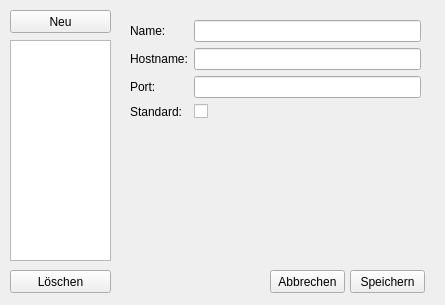
<?xml version="1.0" encoding="UTF-8"?>
<ui version="4.0">
 <class>LoginManageServersWindow</class>
 <widget class="QWidget" name="LoginManageServersWindow">
  <property name="geometry">
   <rect>
    <x>0</x>
    <y>0</y>
    <width>445</width>
    <height>305</height>
   </rect>
  </property>
  <property name="windowTitle">
   <string>Form</string>
  </property>
  <widget class="QPushButton" name="pushAddServer">
   <property name="geometry">
    <rect>
     <x>10</x>
     <y>10</y>
     <width>101</width>
     <height>23</height>
    </rect>
   </property>
   <property name="text">
    <string>Neu</string>
   </property>
  </widget>
  <widget class="QListWidget" name="listConnections">
   <property name="geometry">
    <rect>
     <x>10</x>
     <y>40</y>
     <width>101</width>
     <height>221</height>
    </rect>
   </property>
   <property name="iconSize">
    <size>
     <width>100</width>
     <height>100</height>
    </size>
   </property>
  </widget>
  <widget class="QPushButton" name="pushDeleteConnection">
   <property name="geometry">
    <rect>
     <x>10</x>
     <y>270</y>
     <width>101</width>
     <height>23</height>
    </rect>
   </property>
   <property name="text">
    <string>Löschen</string>
   </property>
  </widget>
  <widget class="QWidget" name="widgetEditConnection" native="true">
   <property name="geometry">
    <rect>
     <x>120</x>
     <y>10</y>
     <width>311</width>
     <height>291</height>
    </rect>
   </property>
   <widget class="QWidget" name="formLayoutWidget">
    <property name="geometry">
     <rect>
      <x>10</x>
      <y>10</y>
      <width>291</width>
      <height>241</height>
     </rect>
    </property>
    <layout class="QFormLayout" name="formLayout">
     <property name="fieldGrowthPolicy">
      <enum>QFormLayout::AllNonFixedFieldsGrow</enum>
     </property>
     <item row="0" column="0">
      <widget class="QLabel" name="labelName">
       <property name="text">
        <string>Name:</string>
       </property>
      </widget>
     </item>
     <item row="0" column="1">
      <widget class="QLineEdit" name="inputName"/>
     </item>
     <item row="1" column="0">
      <widget class="QLabel" name="labelHostname">
       <property name="text">
        <string>Hostname:</string>
       </property>
      </widget>
     </item>
     <item row="1" column="1">
      <widget class="QLineEdit" name="inputHostname"/>
     </item>
     <item row="3" column="0">
      <widget class="QLabel" name="labelStandard">
       <property name="text">
        <string>Standard:</string>
       </property>
      </widget>
     </item>
     <item row="3" column="1">
      <widget class="QCheckBox" name="checkboxStandard"/>
     </item>
     <item row="2" column="0">
      <widget class="QLabel" name="portLabel">
       <property name="text">
        <string>Port:</string>
       </property>
      </widget>
     </item>
     <item row="2" column="1">
      <widget class="QLineEdit" name="inputPort"/>
     </item>
    </layout>
   </widget>
   <widget class="QPushButton" name="pushSave">
    <property name="geometry">
     <rect>
      <x>230</x>
      <y>260</y>
      <width>75</width>
      <height>23</height>
     </rect>
    </property>
    <property name="text">
     <string>Speichern</string>
    </property>
   </widget>
   <widget class="QPushButton" name="pushCancel">
    <property name="geometry">
     <rect>
      <x>150</x>
      <y>260</y>
      <width>75</width>
      <height>23</height>
     </rect>
    </property>
    <property name="text">
     <string>Abbrechen</string>
    </property>
   </widget>
  </widget>
 </widget>
 <resources/>
 <connections/>
</ui>
